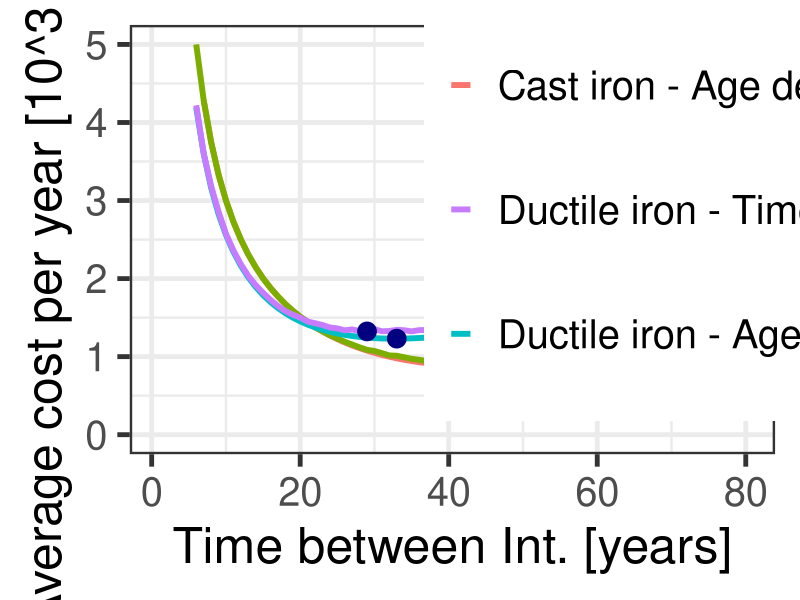

The R script that drew this image:
# *-----------------------------------------------------------------
# | PROBLEM NUMBER: 3.3a
# | PROBLEM NAME: Pipe Intervention
# | UPDATE: AE     
# | DESCRIPTION: Calculates and plots cost as a function of time 
# |              between interventions. Allows a determination of 
# |              optimal time to perform intervention. Uses Weibull
# |              distribution to calculate probability of failure.
# |              A comparison between an age-dependent model and 
# |              a time-dependent model is made.
# | 
# | KEYWORDS: Weibull, failure, optimization, cost, age-dependent, 
# |           time-dependent, pipes
# *-----------------------------------------------------------------

### ------------------DATA AND PACKAGE IMPORT-----------------
rm(list=ls())     # clear the memory and items in R console
library(ggplot2)
library(tidyr)
### ------------------VARIABLE DEFINITION---------------------

# lambda is the scale-parameter of the Weibull distribution
# beta is the shape-parameter of the Weibull distribution
# C.CI is the Cost of Corrective Intervention (CI) of a pipe
# C.PI is the Cost of Preventive Intervention (PI) of a pipe

# Furthermore, the index .d is given to variables relating to ductile 
# pipe and .c to cast iron, for example C.CI.d

### ---------------VARIABLE INPUT-------------------

#Cast iron pipe
lambda.c = 0.0147 
beta.c = 4.8107 
C.CI.c = 100 
C.PI.c = 30

#Ductile iron pipe
lambda.d = 0.0178
beta.d = 2.7715
C.CI.d = 90
C.PI.d = 25

### ---------------PROGRAM OUTPUT-------------------

## We now define the outputs of our program. Mean cost per time unit
## is marked with eta. The time period that minimises eta is the 
## optimal time T we seek, i.e. how much time should pass between 
## PIs so costs are optimised.

# Let us begin with defining matrices of size T.max that help us 
# find the solution. T.max is the maximum time period T we will 
# observe, and plot for, in this program.

# Furthermore, the index .t is given to time-dependent model, .a for 
# age-dependent model, for example eta.c.t


# General and miscellaneous definitions
# maximum investigated time between PI, defines matrix size and x-axis
T.max = 80  
# upper limit of y-axis on plots
unit = 5
# number of simulations for m(T)
N = 10000   

# Define empty matrices and function for time- and age-dependent models
# cumulative Weibull distrib. of prob. of failure
F <- matrix(nrow=T.max)
# S is survival probability, 1-F
S <- matrix(nrow=T.max) 
# m is matrix collecting mean number of failure m(T)
m <- matrix(nrow=T.max) 
# E is the matrix of expected mean time to failure
E <- matrix(nrow=T.max) 

#f is failure density function
f     = function(t,a,b){(a^b)*b*(t^(b-1))*exp(-((a*t)^b))} 
#f.int is f(x)*x used for integral
f.int = function(t,a,b){(a^b)*b*(t^b)*exp(-((a*t)^b))} 


# We lastly define Cost per unit time (CPUT) that will then be 
# graphed against T
# eta.c.t is CPUT for cast iron in time-dep. model
eta.c.t <-matrix(nrow=T.max) 
# eta.c.a is CPUT for cast iron in age-dep. model
eta.c.a <-matrix(nrow=T.max) 
# eta.d.t is CPUT for ductile iron in time-dep. model
eta.d.t <-matrix(nrow=T.max) 
# eta.d.a is CPUT for ductile iron in age-dep. model
eta.d.a <-matrix(nrow=T.max) 


### ------------------CALCULATIONS-------------------
## MATERIAL 1: Cast Iron Pipe
cat('RESULTS FOR CAST IRON PIPE \n')

# Let us calculate the amount of time an object fails in the observed 
# time period T. The number of failures is described with m(T), where T 
# is time between PIs. First we use iteration process described on 
# Figure 9 to find m.n(T). In the process, the random variable g 
# is used to determine the time length in years from time point t=0 
# to which the object (pipe) fails. This time is represented using Tn. 
# If this time is less than the time period T, the loop reiterates to 
# see if the next failure also occurs before time T. If the next Tn 
# brings the sum of all Tn to a value that exceeds time T, the loop 
# stops. The amount of failure iterations are counted using i. Once 
# the loop is exited, one is subtracted from i to count for the last 
# failure, which occurred after the time T had elapsed.

input <- matrix(data=rep(1:T.max,each=N), ncol=N, byrow=T.max)
m.calc <- function(T){
  i <- 0
  
  
  sumTn <- 0 # Sum of all failure durations, essentially sumTn=t .
  # We start at t=0
  while (sumTn<T){
    i <- i+1 # Here we count every iteration
    g <- runif(1,0,1) 
    #time to failure, T.n,i on Figure
    Tn <- ((-log(g))^(1/beta.c))*(1/lambda.c) 
    # total time elapsed after adding the generated failure time
    sumTn <- sumTn + Tn 
  }
  # Corrects that there is one less failure, than no. of iterations
  i <- i-1 
  return (i)
}

# The values for all N iterations for every T is inserted in a matrix
m.table <- apply(input,c(1,2),m.calc) #refers to m.n(T)

# Now find the average of all N results for all different values of T
# to find their respective m(T).

m.average <- apply(m.table,1,mean) # m(T)

for (T in 1: T.max){
  F[T] <- 1-exp(-((lambda.c)*T)^beta.c) 
  S[T] <- 1-F[T] # Calculated for readability of age-dep. equation.
  m[T] <- m.average[T]
  E[T] <- integrate(f.int,0,T,a=lambda.c,b=beta.c)$val
  eta.c.t[T] <- (C.PI.c+(m[T]*C.CI.c))/T 
  eta.c.a[T] <- (C.PI.c+((F[T]/S[T])*C.CI.c))/(T+(E[T]/S[T])) 
}

cat('Results of time-dependent model \n')
cat('T= \n')
print(which.min(eta.c.t))
cat('eta= \n')
print(min(eta.c.t))

cat('Results of age-dependent model \n')
cat('T= \n')
print(which.min(eta.c.a))
cat('eta= \n')
print(min(eta.c.a))

# Let us verify that the strategy of doing a PI on object every 
# T years is more cost effective than letting the object run down and
# replacing it every time it fails. For this to be true we observe 
# if the Efficiency, Q > 1. 

# We first calculate the converging value of eta, and pick 
# a large number such as 1500

eta.CI.c <- C.CI.c/integrate(f.int,0,1500,a=lambda.c,b=beta.c)$val

Q.c.t <- eta.CI.c/(min(eta.c.t))
cat('value of Q.c.t \n')

print(Q.c.t)
Q.c.a <- eta.CI.c/(min(eta.c.a))
cat('value of Q.c.a \n')
print(Q.c.a)



## MATERIAL 2: Ductile Iron Pipe
cat('RESULTS FOR DUCTILE IRON PIPE \n')

# m(T)
input <- matrix(data=rep(1:T.max,each=N), ncol=N, byrow=T.max)
m.calc <- function(T){
  i <- 0
  sumTn <- 0
  while (sumTn<=T){
    i <- i+1
    g <- runif(1,0,1)
    Tn <- ((-log(g))^(1/beta.d))*(1/lambda.d) 
    sumTn <- sumTn + Tn 
  }
  i <- i-1
  return (i)
}

m.table <- apply(input,c(1,2),m.calc) #refers to m.n(T)
m.average <- apply(m.table,1,mean) # m(T)


for (T in 1: T.max){
  F[T] <- 1-exp(-((lambda.d)*T)^beta.d) 
  S[T] <- 1-F[T] # Calculated for readability of age-dep. equation.
  m[T] <- m.average[T]
  E[T] <- integrate(f.int,0,T,a=lambda.d,b=beta.d)$val
  eta.d.t[T] <- (C.PI.d+(m[T]*C.CI.d))/T 
  eta.d.a[T] <- (C.PI.d+((F[T]/S[T])*C.CI.d))/(T+(E[T]/S[T])) 
}


# Results

cat('Results of time-dependent model \n')
cat('T= \n')
print(which.min(eta.d.t))
cat('eta= \n')
print(min(eta.d.t))

cat('Results of age-dependent model \n')
cat('T= \n')
print(which.min(eta.d.a))
cat('eta= \n')
print(min(eta.d.a))

# Efficiency
eta.CI.d <- C.CI.d/integrate(f.int,0,1500,a=lambda.d,b=beta.d)$val
Q.d.t <- eta.CI.d/(min(eta.d.t))
cat('value of Q.d.t \n')
print(Q.d.t)
Q.d.a <- eta.CI.d/(min(eta.d.a))
cat('value of Q.d.a \n')
print(Q.d.a)

val <- c(10,15,20,25,28,30,33,35,40,42,43,45,47,50,55)
r1 <- matrix(eta.c.t[val])
r2 <- matrix(eta.c.a[val])
r3 <- matrix(eta.d.t[val])
r4 <- matrix(eta.d.a[val])
results <- as.data.frame(cbind(val,r1,r2,r3,r4))
names(results) <- c("T","Cast.TI","Cast.AI","Duct.TI","Duct.AI")
results

### --------------------PLOT--------------------

plotres <- data.frame(1:T.max,eta.c.t,eta.c.a,eta.d.t,eta.d.a)
names(plotres) <- c("T","Cast.TI","Cast.AI","Duct.TI","Duct.AI")

resultstidy <- gather(plotres
                      ,Cast.TI,Cast.AI,Duct.TI,Duct.AI
                      ,key="key",value="value")

ploteta <- ggplot(data=resultstidy,aes(x=T,y=value
                                       ,group=key,color=key)) + 
  geom_line(size=2) + 
  scale_colour_hue(name="Pipe and Model type",      
                   breaks=c("Cast.TI","Cast.AI","Duct.TI","Duct.AI"),
                   labels=c("\nCast iron - Time dep.\n"
                            , "\nCast iron - Age dep.\n"
                            , "\nDuctile iron - Time dep.\n"
                            , "\nDuctile iron - Age dep.\n")
  )  +                  
  scale_linetype_discrete(name="Pipe and Model type") +
  xlab("Time between Int. [years]") + 
  ylab("Average cost per year [10^3 mu/yr]") + # Set axis labels
  ylim(0,5) +
  theme_bw(base_size=36) + 
  theme(legend.position=c(.85, .8))           

# Let us collect the optimal points in the data frame optimal

optimal <- data.frame(NA,nrow=4,ncol=3)
names(optimal) <- c("key","x","y")
type <- c("Cast.TI","Cast.AI","Duct.TI","Duct.AI")

for (n in 1:4)
{
  data <- resultstidy[(1+(T.max*(n-1))):(n*T.max),]
  optimal[n,1] <- type[n]
  optimal[n,2] <- data$T[which.min(data$value)]
  optimal[n,3] <- min(data$value)
}
# Now we add these points to the graph before exporting
ploteta + geom_point(data=optimal
                     , aes(x=x
                           , y=y)
                     , colour="navyblue"
                     , size=6)

dev.copy(png,'E3-03a_eta.png',width=2000,height=1330)
dev.off()
# The time-dependent lines seem unstable because they 
# are based on random number generation

# ------------------PLOT END-------------------

# END
